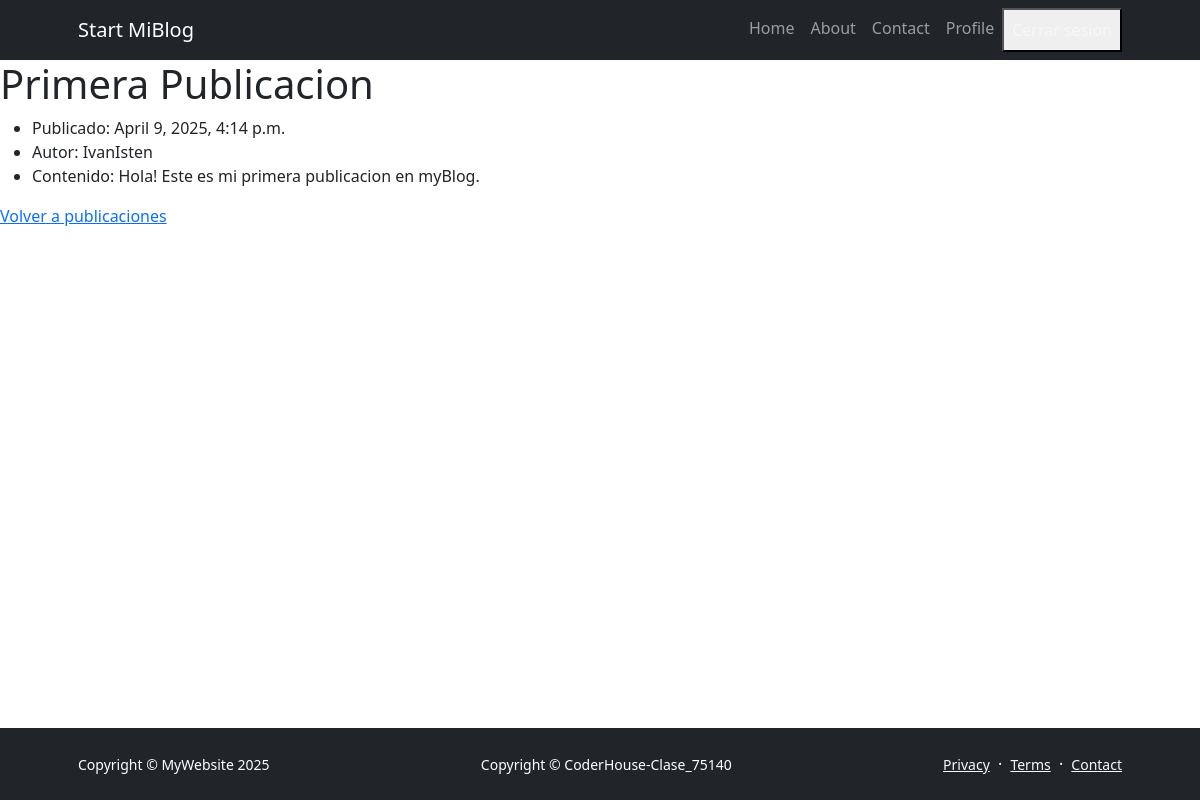
/post/post/detail/1/ (signed in), run on the app's committed database.
### post/models.py (models this page shows, shortened)
class Post(models.Model):
    title = models.CharField(max_length=200)
    content = models.TextField()
    created_at = models.DateTimeField(auto_now_add=True)
    updated_at = models.DateTimeField(auto_now=True)

### post/views.py (the view)
# urls.py: path('post/detail/<int:pk>/', views.PostDetailView.as_view(), name='post_detail'),
class PostDetailView(DetailView):
    model = models.Post
    template_name = 'post/post_detail.html'

### post/templates/post/post_detail.html
{% extends "myapp/base.html" %}
{% block content %}
    <h1>{{ post.title }}</h1>
    <div>
        <ul>
            <li>Publicado: {{ post.created_at }}</li>
            <li>Autor: {{ user.username }}</li>
            <li>Contenido: {{ post.content|safe }}</li>
        </ul>
    </div>
    <a href="{% url 'post:post_list' %}">Volver a publicaciones</a>
    {% endblock %}

### data on the page
Post: title "Primera Publicacion", created_at "April 9, 2025, 4:14 p.m.", content "Hola! Este es mi primera publicacion en myBlog."

### other printed values
{{ user.username }} "IvanIsten"
